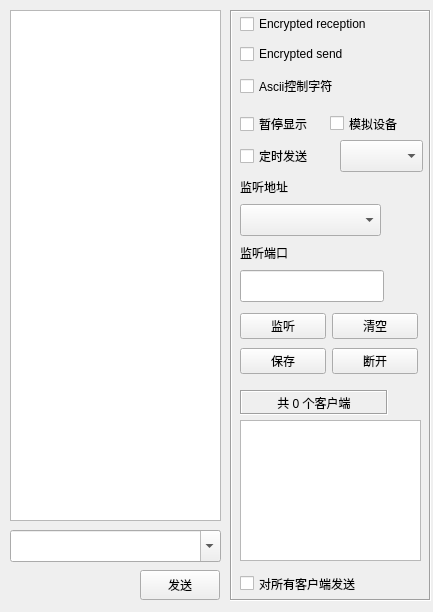
<?xml version="1.0" encoding="UTF-8"?>
<ui version="4.0">
 <class>frmTcpServer</class>
 <widget class="QWidget" name="frmTcpServer">
  <property name="geometry">
   <rect>
    <x>0</x>
    <y>0</y>
    <width>433</width>
    <height>612</height>
   </rect>
  </property>
  <property name="windowTitle">
   <string>Form</string>
  </property>
  <widget class="QTextEdit" name="txtMain">
   <property name="geometry">
    <rect>
     <x>10</x>
     <y>10</y>
     <width>211</width>
     <height>511</height>
    </rect>
   </property>
   <property name="readOnly">
    <bool>true</bool>
   </property>
  </widget>
  <widget class="QFrame" name="frame">
   <property name="geometry">
    <rect>
     <x>230</x>
     <y>10</y>
     <width>201</width>
     <height>591</height>
    </rect>
   </property>
   <property name="minimumSize">
    <size>
     <width>170</width>
     <height>0</height>
    </size>
   </property>
   <property name="maximumSize">
    <size>
     <width>250</width>
     <height>16777215</height>
    </size>
   </property>
   <property name="frameShape">
    <enum>QFrame::Box</enum>
   </property>
   <property name="frameShadow">
    <enum>QFrame::Sunken</enum>
   </property>
   <widget class="QCheckBox" name="ckDebug">
    <property name="geometry">
     <rect>
      <x>100</x>
      <y>100</y>
      <width>95</width>
      <height>27</height>
     </rect>
    </property>
    <property name="text">
     <string>模拟设备</string>
    </property>
   </widget>
   <widget class="QComboBox" name="cboxInterval">
    <property name="geometry">
     <rect>
      <x>110</x>
      <y>130</y>
      <width>83</width>
      <height>32</height>
     </rect>
    </property>
   </widget>
   <widget class="QLabel" name="labListenIP">
    <property name="geometry">
     <rect>
      <x>10</x>
      <y>166</y>
      <width>64</width>
      <height>22</height>
     </rect>
    </property>
    <property name="text">
     <string>监听地址</string>
    </property>
   </widget>
   <widget class="QComboBox" name="cboxListenIP">
    <property name="geometry">
     <rect>
      <x>10</x>
      <y>194</y>
      <width>141</width>
      <height>32</height>
     </rect>
    </property>
   </widget>
   <widget class="QLabel" name="labListenPort">
    <property name="geometry">
     <rect>
      <x>10</x>
      <y>232</y>
      <width>64</width>
      <height>22</height>
     </rect>
    </property>
    <property name="text">
     <string>监听端口</string>
    </property>
   </widget>
   <widget class="QLineEdit" name="txtListenPort">
    <property name="geometry">
     <rect>
      <x>10</x>
      <y>260</y>
      <width>144</width>
      <height>32</height>
     </rect>
    </property>
   </widget>
   <widget class="QLabel" name="labCount">
    <property name="geometry">
     <rect>
      <x>10</x>
      <y>380</y>
      <width>148</width>
      <height>25</height>
     </rect>
    </property>
    <property name="minimumSize">
     <size>
      <width>0</width>
      <height>25</height>
     </size>
    </property>
    <property name="frameShape">
     <enum>QFrame::Box</enum>
    </property>
    <property name="frameShadow">
     <enum>QFrame::Sunken</enum>
    </property>
    <property name="text">
     <string>共 0 个客户端</string>
    </property>
    <property name="alignment">
     <set>Qt::AlignCenter</set>
    </property>
   </widget>
   <widget class="QListWidget" name="listWidget">
    <property name="geometry">
     <rect>
      <x>10</x>
      <y>410</y>
      <width>181</width>
      <height>141</height>
     </rect>
    </property>
   </widget>
   <widget class="QCheckBox" name="ckSelectAll">
    <property name="geometry">
     <rect>
      <x>10</x>
      <y>560</y>
      <width>171</width>
      <height>27</height>
     </rect>
    </property>
    <property name="text">
     <string>对所有客户端发送</string>
    </property>
   </widget>
   <widget class="QWidget" name="">
    <property name="geometry">
     <rect>
      <x>10</x>
      <y>300</y>
      <width>178</width>
      <height>68</height>
     </rect>
    </property>
    <layout class="QGridLayout" name="gridLayout">
     <item row="0" column="0">
      <widget class="QPushButton" name="btnListen">
       <property name="text">
        <string>监听</string>
       </property>
      </widget>
     </item>
     <item row="0" column="1">
      <widget class="QPushButton" name="btnClear">
       <property name="text">
        <string>清空</string>
       </property>
      </widget>
     </item>
     <item row="1" column="0">
      <widget class="QPushButton" name="btnSave">
       <property name="text">
        <string>保存</string>
       </property>
      </widget>
     </item>
     <item row="1" column="1">
      <widget class="QPushButton" name="btnClose">
       <property name="text">
        <string>断开</string>
       </property>
      </widget>
     </item>
    </layout>
   </widget>
   <widget class="QWidget" name="">
    <property name="geometry">
     <rect>
      <x>10</x>
      <y>0</y>
      <width>174</width>
      <height>95</height>
     </rect>
    </property>
    <layout class="QVBoxLayout" name="verticalLayout">
     <item>
      <widget class="QCheckBox" name="ckHexReceive">
       <property name="text">
        <string>Encrypted reception</string>
       </property>
      </widget>
     </item>
     <item>
      <widget class="QCheckBox" name="ckHexSend">
       <property name="text">
        <string>Encrypted send</string>
       </property>
      </widget>
     </item>
     <item>
      <widget class="QCheckBox" name="ckAscii">
       <property name="text">
        <string>Ascii控制字符</string>
       </property>
      </widget>
     </item>
    </layout>
   </widget>
   <widget class="QWidget" name="">
    <property name="geometry">
     <rect>
      <x>10</x>
      <y>100</y>
      <width>97</width>
      <height>62</height>
     </rect>
    </property>
    <layout class="QVBoxLayout" name="verticalLayout_2">
     <item>
      <widget class="QCheckBox" name="ckShow">
       <property name="text">
        <string>暂停显示</string>
       </property>
      </widget>
     </item>
     <item>
      <widget class="QCheckBox" name="ckAutoSend">
       <property name="text">
        <string>定时发送</string>
       </property>
      </widget>
     </item>
    </layout>
   </widget>
  </widget>
  <widget class="QWidget" name="widget" native="true">
   <property name="geometry">
    <rect>
     <x>10</x>
     <y>530</y>
     <width>201</width>
     <height>32</height>
    </rect>
   </property>
   <layout class="QHBoxLayout" name="layTcpServer">
    <property name="leftMargin">
     <number>0</number>
    </property>
    <property name="topMargin">
     <number>0</number>
    </property>
    <property name="rightMargin">
     <number>0</number>
    </property>
    <property name="bottomMargin">
     <number>0</number>
    </property>
   </layout>
  </widget>
  <widget class="QPushButton" name="btnSend">
   <property name="geometry">
    <rect>
     <x>140</x>
     <y>570</y>
     <width>80</width>
     <height>30</height>
    </rect>
   </property>
   <property name="minimumSize">
    <size>
     <width>80</width>
     <height>0</height>
    </size>
   </property>
   <property name="maximumSize">
    <size>
     <width>80</width>
     <height>16777215</height>
    </size>
   </property>
   <property name="text">
    <string>发送</string>
   </property>
  </widget>
  <widget class="QComboBox" name="cboxData">
   <property name="geometry">
    <rect>
     <x>10</x>
     <y>530</y>
     <width>211</width>
     <height>32</height>
    </rect>
   </property>
   <property name="sizePolicy">
    <sizepolicy hsizetype="Ignored" vsizetype="Fixed">
     <horstretch>0</horstretch>
     <verstretch>0</verstretch>
    </sizepolicy>
   </property>
   <property name="editable">
    <bool>true</bool>
   </property>
  </widget>
 </widget>
 <tabstops>
  <tabstop>txtMain</tabstop>
  <tabstop>ckHexReceive</tabstop>
  <tabstop>ckAscii</tabstop>
  <tabstop>ckShow</tabstop>
  <tabstop>ckDebug</tabstop>
  <tabstop>ckAutoSend</tabstop>
  <tabstop>cboxInterval</tabstop>
  <tabstop>cboxListenIP</tabstop>
  <tabstop>txtListenPort</tabstop>
  <tabstop>btnListen</tabstop>
  <tabstop>btnSave</tabstop>
  <tabstop>btnClear</tabstop>
  <tabstop>btnClose</tabstop>
  <tabstop>listWidget</tabstop>
  <tabstop>ckSelectAll</tabstop>
 </tabstops>
 <resources/>
 <connections/>
</ui>
